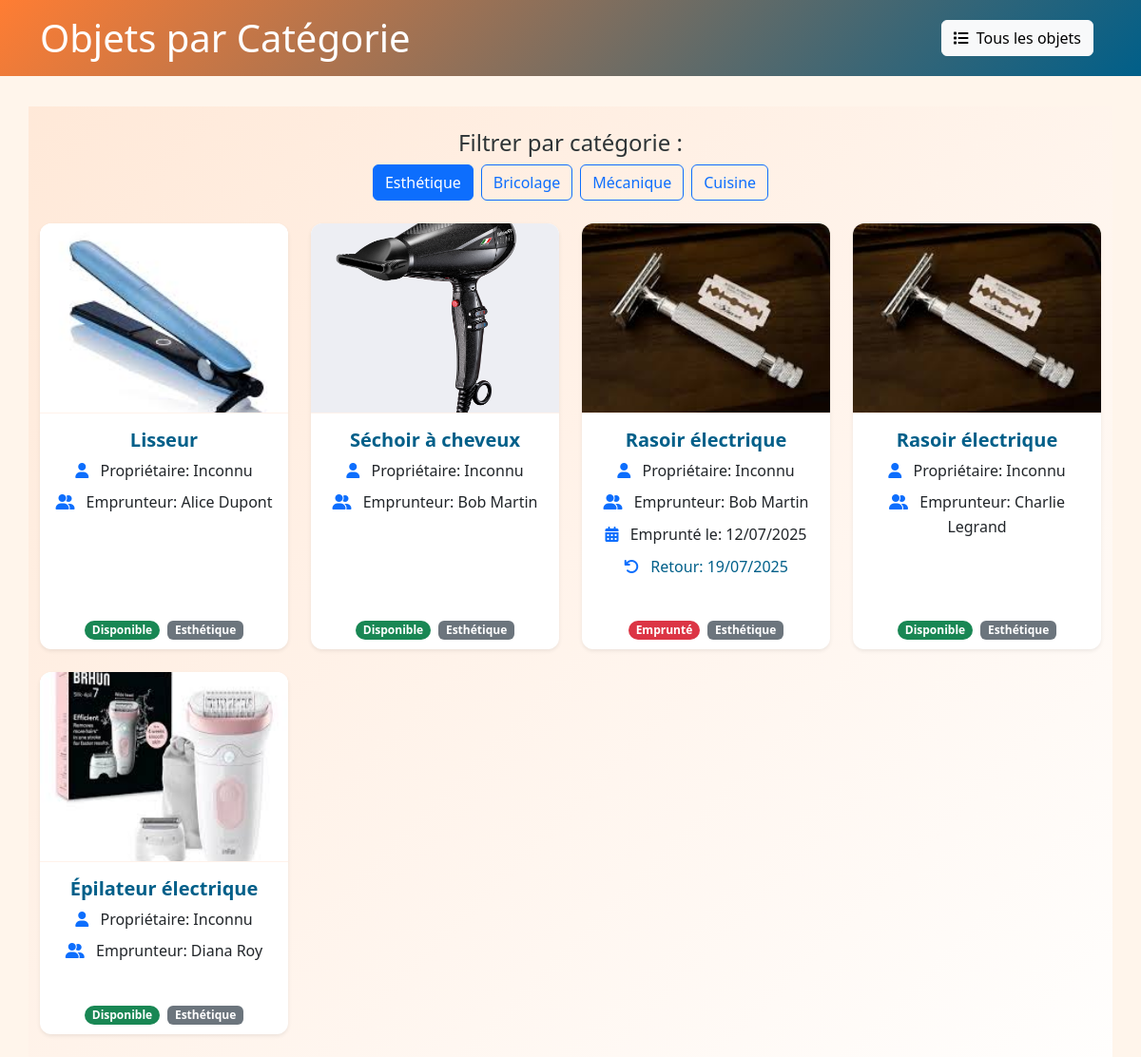
The app's page /pages/filtreCategorie.php?categorie=Esthétique with its own data.
### tables this page shows
CREATE TABLE Final_categorie_objet(
    id_categorie INT AUTO_INCREMENT PRIMARY KEY,
    nom_categorie VARCHAR(100)
);

### inc/fonction.php (called while the page is built, shortened)
<?php
    function liste_objets_par_nom_categorie($nom_categorie) {
        include('base.php');
        $nom_categorie = mysqli_real_escape_string($bdd, $nom_categorie);
        $sql = "SELECT * FROM v_objets_empruntes_detailles WHERE nom_categorie = '$nom_categorie'";
        $query = mysqli_query($bdd, $sql);
        $tab = [];
        while ($donne = mysqli_fetch_assoc($query)) {
            $tab[] = $donne;
        }
        return $tab;
    }
    function get_all_categories() {
        include('base.php');
        $sql = "SELECT nom_categorie FROM Final_categorie_objet";
        $query = mysqli_query($bdd, $sql);
        $categories = [];
        while ($row = mysqli_fetch_assoc($query)) {
            $categories[] = $row;
        }
        return $categories;
    }
?>

### pages/filtreCategorie.php (the view, shortened to what this page needs)
<?php
include('../inc/fonction.php');
$categories = get_all_categories();
$categorie_selectionnee = $_GET['categorie'] ?? null;
$liste = [];
if ($categorie_selectionnee !== null && $categorie_selectionnee !== '') {
    $liste = liste_objets_par_nom_categorie($categorie_selectionnee);
}
?>
<!DOCTYPE html>
<html lang="fr">
<head>
    <link href="../assets/bootstrap/css/bootstrap.min.css" rel="stylesheet">
    <link rel="stylesheet" href="../assets/bootstrap/css/all.min.css">
    <link rel="stylesheet" href="../assets/style.css">
</head>
<body>
    <header class="bg-primary text-white py-3">
        <div class="container">
            <div class="d-flex justify-content-between align-items-center">
                <h1 class="mb-0">Objets par Catégorie</h1>
                <div>
                    <a href="listeObjet.php" class="btn btn-light me-2">
                        <i class="fas fa-list me-1"></i> Tous les objets
                    </a>
                </div>
            </div>
        </div>
    </header>
    <main class="container py-4">
        <div class="mb-4">
            <h4>Filtrer par catégorie :</h4>
            <div class="d-flex flex-wrap gap-2">
                <?php foreach ($categories as $categorie): ?>
                    <a href="?categorie=<?= urlencode($categorie['nom_categorie']) ?>"
                       class="btn btn-outline-primary <?= $categorie_selectionnee == $categorie['nom_categorie'] ? 'active' : '' ?>">
                        <?= htmlspecialchars($categorie['nom_categorie']) ?>
                    </a>
                <?php endforeach; ?>
            </div>
        </div>
        <?php if (!empty($liste)): ?>
            <div class="row g-4">
                <?php foreach ($liste as $obj):
                    $isBorrowed = !empty($obj['date_retour']) && strtotime($obj['date_retour']) > time();
                    ?>
                    <div class="col-md-6 col-lg-4 col-xl-3">
                        <div class="card h-100 border-0 shadow-sm objet-card">
                            <img src="../assets/image/<?= htmlspecialchars($obj['nom_image']) ?>"
                                 class="card-img-top objet-image"
                                 alt="<?= htmlspecialchars($obj['nom_objet']) ?>">
                            <div class="card-body">
                                <h5 class="card-title objet-title"><?= htmlspecialchars($obj['nom_objet']) ?></h5>
                                <ul class="list-unstyled objet-meta">
                                    <li class="mb-2">
                                        <i class="fas fa-user text-primary me-2"></i>
                                        <span>Propriétaire: <?= htmlspecialchars($obj['proprietaire'] ?? 'Inconnu') ?></span>
                                    </li>
                                    <?php if(!empty($obj['emprunteur'])): ?>
                                    <li class="mb-2">
                                        <i class="fas fa-user-friends text-primary me-2"></i>
                                        <span>Emprunteur: <?= htmlspecialchars($obj['emprunteur']) ?></span>
                                    </li>
                                    <?php endif; ?>
                                    <?php if($isBorrowed): ?>
                                    <li class="mb-2">
                                        <i class="fas fa-calendar-alt text-primary me-2"></i>
                                        <span>Emprunté le: <?= date('d/m/Y', strtotime($obj['date_emprunt'])) ?></span>
                                    </li>
                                    <li class="mb-2">
                                        <i class="fas fa-undo text-primary me-2"></i>
                                        <span class="return-date">Retour: <?= date('d/m/Y', strtotime($obj['date_retour'])) ?></span>
                                    </li>
                                    <?php endif; ?>
                                </ul>
                            </div>
                            <div class="card-footer bg-transparent border-0">
                                <span class="badge rounded-pill <?= $isBorrowed ? 'bg-danger' : 'bg-success' ?>">
                                    <?= $isBorrowed ? 'Emprunté' : 'Disponible' ?>
                                </span>
                                <span class="badge bg-secondary ms-1">
                                    <?= htmlspecialchars($obj['nom_categorie']) ?>
                                </span>
                            </div>
                        </div>
                    </div>
                <?php endforeach; ?>
            </div>
        <?php else: ?>
            <div class="alert alert-info">
                Aucun objet trouvé dans cette catégorie.
            </div>
        <?php endif; ?>
    </main>
</body>
</html>

### assets/style.css (style rules this page uses)
:root { --primary: #FF7D33; --primary-light: rgba(255, 125, 51, 0.1); --secondary: #005F89; --accent: #FFC107; --light: #FFF5EB; --dark: #2D3436; --gray: #636E72; --white: #FFFFFF; }
body { font-family: 'Segoe UI', Roboto, 'Helvetica Neue', sans-serif; background-color: var(--light); color: var(--dark); line-height: 1.6; min-height: 100vh; display: flex; flex-direction: column; }
.card { border-radius: 15px; overflow: hidden; border: none; transition: transform 0.3s ease, box-shadow 0.3s ease; }
.card { animation: fadeIn 0.6s ease forwards; }
:root { --bs-primary: var(--primary); --bs-secondary: var(--secondary); }
.objet-card { transition: all 0.3s ease; border-radius: 12px !important; overflow: hidden; }
.objet-image { height: 200px; object-fit: cover; border-bottom: 1px solid var(--primary-light); }
.objet-title { color: var(--secondary); font-weight: 600; }
.return-date { color: var(--secondary); font-weight: 500; }
header { background: linear-gradient(135deg, var(--primary) 0%, var(--secondary) 100%) !important; margin-bottom: 2rem; }
main { min-height: calc(100vh - 120px); display: flex; flex-direction: column; justify-content: center; align-items: center; text-align: center; background: linear-gradient(135deg, var(--primary-light) 0%, rgba(255,255,255,0.9) 100%); padding: 2rem; position: relative; overflow: hidden; }
main::before { content: ""; position: absolute; top: 0; left: 0; right: 0; bottom: 0; background: url('../assets/images/background-pattern.png') repeat; opacity: 0.05; z-index: -1; }

### records on screen
final_categorie_objet: nom_categorie "Esthétique"
final_categorie_objet: nom_categorie "Bricolage"
final_categorie_objet: nom_categorie "Mécanique"
final_categorie_objet: nom_categorie "Cuisine"

### other values on screen
$obj['nom_objet'] "Lisseur"
$obj['proprietaire'] "Inconnu"
$obj['emprunteur'] "Alice Dupont"
$obj['nom_categorie'] "Esthétique"
$obj['nom_objet'] "Séchoir à cheveux"
$obj['emprunteur'] "Bob Martin"
$obj['nom_objet'] "Rasoir électrique"
date('d/m/Y', strtotime($obj['date_emprunt'])) "12/07/2025"
date('d/m/Y', strtotime($obj['date_retour'])) "19/07/2025"
$obj['emprunteur'] "Charlie Legrand"
$obj['nom_objet'] "Épilateur électrique"
$obj['emprunteur'] "Diana Roy"
